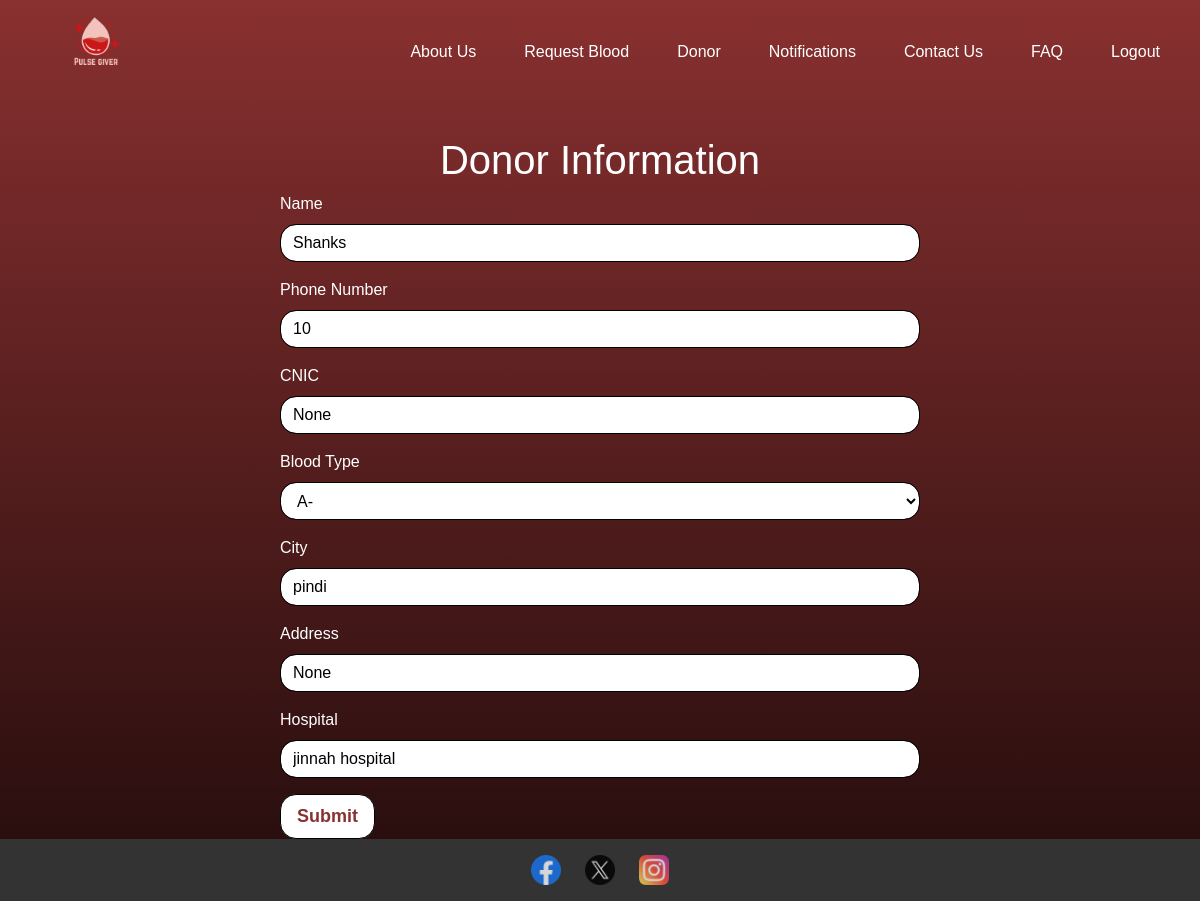
The app's page /volunteer/ (signed in) with its own data.
### donation/models.py (models this page shows, shortened)
class Donor(models.Model):
    user = models.OneToOneField(settings.AUTH_USER_MODEL, on_delete=models.CASCADE)
    name = models.CharField(max_length=150)
    phone = models.CharField(max_length=20)
    cnic = models.CharField(max_length=20)
    blood_type = models.CharField(max_length=3)
    city = models.CharField(max_length=100)
    address = models.TextField()
    hospital = models.CharField(max_length=255, default='Unknown Hospital')
    has_notification = models.BooleanField(default=False)

### donation/views.py (the view)
# urls.py: path('volunteer/', views.volunteer_view, name='volunteer'),
@login_required
def volunteer_view(request):
    try:
        donor = Donor.objects.get(user=request.user)
    except Donor.DoesNotExist:
        donor = None
    if request.method == 'POST':
        form = DonorForm(request.POST, instance=donor)
        if form.is_valid():
            donor = form.save(commit=False)
            donor.user = request.user
            donor.save()
            return redirect('home')
    else:
        form = DonorForm(instance=donor)
    return render(request, 'donation/volunteer.html', {'form': form})

### donation/forms.py
class DonorForm(forms.ModelForm):
    class Meta:
        model = Donor
        fields = ['name', 'phone', 'cnic', 'blood_type', 'city', 'address','hospital']

### templates/donation/volunteer.html (shortened to what this page needs)
{% extends 'base.html' %}
{% block content %}
<div class="container mt-5 d-flex flex-column justify-content-center align-items-center">
    <h1 class="white">Donor Information</h1>
    <form method="post" novalidate>
        <div class="form-group">
            <label for="name" class="white">Name</label>
            <input type="text" class="form-control" id="name" name="name" value="{{ form.name.value }}" required>
        </div>
        <div class="form-group">
            <label for="phone" class="white">Phone Number</label>
            <input type="text" class="form-control" id="phone" name="phone" value="{{ form.phone.value }}" required>
        </div>
        <div class="form-group">
            <label for="cnic" class="white">CNIC</label>
            <input type="text" class="form-control" id="cnic" name="cnic" value="{{ form.cnic.value }}" required>
        </div>
        <div class="form-group">
            <label for="blood_type" class="white">Blood Type</label>
            <select class="form-control" id="blood_type" name="blood_type" required>
                <option value="A-" {% if form.blood_type.value == 'A-' %}selected{% endif %}>A-</option>
            </select>
        </div>
        <div class="form-group">
            <label for="city" class="white">City</label>
            <input type="text" class="form-control" id="city" name="city" value="{{ form.city.value }}" required>
        </div>
        <div class="form-group">
            <label for="address" class="white">Address</label>
            <input type="text" class="form-control" id="address" name="address" value="{{ form.address.value }}" required>
        </div>
        <div class="form-group">
            <label for="hospital" class="white">Hospital</label>
            <input type="text" class="form-control" id="hospital" name="hospital" value="{{ form.hospital.value }}" required>
        </div>
        <button type="submit" class="btn login-btn">Submit</button>
    </form>
</div>
{% endblock %}

### templates/donation/volunteer.html (style rules this page uses)
.white { color: white; }
.form-control { border: 1px solid black; border-radius: 1rem; background-color: #928787; width: 40rem; color: white; }
.login-btn { border: 1px solid black; border-radius: 1rem; padding: 0.5rem 1rem; background-color: white; color: #893030; font-size: 18px; font-weight: bold; }

### templates/base.html (style rules this page uses)
body, html { margin: 0; padding: 0; height: 100%; background: linear-gradient(180deg, #893030 0%, #230C0C 100%); font-family: 'Khula', sans-serif; }
.form-control { border: 1px solid black; border-radius: 1rem; background-color: white; color: black; }
.login-btn { border: 1px solid black; border-radius: 1rem; padding:0.5rem 1rem; background-color: white; color: #893030; font-size: 18px; font-weight: bold; }
.white { color:white; }

### records on screen
Donor: name "Shanks", phone "10", cnic "None", blood_type "A-", city "pindi", address "None", hospital "jinnah hospital"
